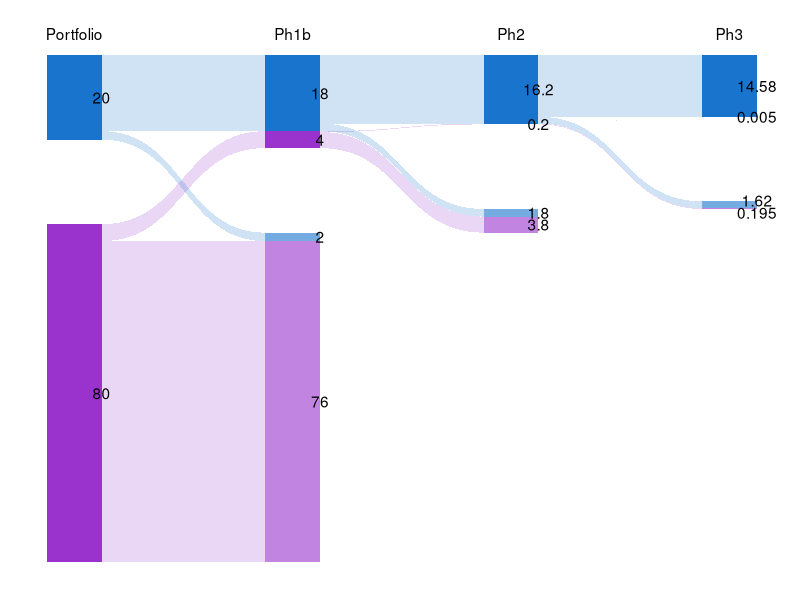

Write the R code that produced this figure.
library(reshape2)
library(ggforce)
library(tidyverse)

sample_data<-data.frame(X=c("TP", "FP", "FN", "TN"),
                        Portforlio=c(200, 800, NA, NA),
                        Phase1b=c(180, 40, 20, 760),
                        Phase2=c(162, 2, 18, 38),
                        Phase3=c(145.8, 0.05, 16.2, 1.95))

# sample_data<-data.frame(X=c("TP", "FP", "FN", "TN"),
#                         Portforlio=c(200, 800, NA, NA),
#                         Phase1b=c(160, 100, 40, 700),
#                         Phase2=c(120, 50, 40, 50),
#                         Phase3=c(100, 35, 20, 15))


sample_data[,2:5]<-sample_data[,2:5]/10

dat<-gather(sample_data, key="phase", value="value", Portforlio, Phase1b, Phase2, Phase3) %>%
     mutate(lab=paste0(rep(LETTERS[1:4], each=4), rep(1:4, 4))) %>%
     filter(!is.na(value))

for(i in seq_along(dat$lab)){
  assign(dat$lab[i], dat$value[i])
}

wave <- data.frame(
  x = c(20, 80, 20, 80, 
        20, 80, 20, 80,
        20, 80, 20, 80, 
        20, 80, 20, 80,
        100, 160, 100, 160,
        100, 160, 100, 160,
        100, 160, 100, 160,
        100, 160, 100, 160,
        180, 240, 180, 240,
        180, 240, 180, 240,
        180, 240, 180, 240,
        180, 240, 180, 240),
  y = c(0, 0, B4, B4, 
        B4, 120-(B1+B2), A2, 120-B1,
        120-A1, B4, 120-B1, B3+B4, 
        120-B1, 120-B1, 120, 120,
        
        120-(B1+B2), 120-(C1+C2)-20-(C3+C4), 120-(B1+B2)+C4, 120-(C1+C2)-20-C3,
        120-(B1+B2)+C4, 120-(C1+C2), 120-B1, 120-C1,
        120-B1, 120-(C1+C2)-20-C3, 120-C1, 120-(C1+C2)-20,
        120-C1, 120-C1, 120, 120,
        
        120-(C1+C2), 120-(D1+D2)-20-(D3+D4), 120-(C1+C2)+D4, 120-(D1+D2)-20-D3,
        120-(C1+C2)+D4, 120-(D1+D2), 120-C1, 120-D1,
        120-C1, 120-(D1+D2)-20-D3, 120-D1, 120-(D1+D2)-20,
        120-D1, 120-D1, 120, 120 
        ),
  group = rep(1:12, each=4),
  col = rep(rep(c("Purple", "Purple", "Blue", "Blue"), 3), each=4),
  alpha = rep("3", length(col))
)

positions <- data.frame(
  group = rep(1:14, each = 4),
  col = rep(rep(c("Purple", "Blue"), each=4), 7),
  alpha = rep(c("1", "1", rep(c("2", "2", "1", "1"), 3)), each=4),
  x = c(0, 20, 20, 0, #portfolio FP
        0, 20, 20, 0, #portfolio TP
        80, 100, 100, 80, #ph1b TN
        80, 100, 100, 80, #ph1b FN
        80, 100, 100, 80, #ph1b FP
        80, 100, 100, 80, #ph1b TP
        160, 180, 180, 160, #ph2 TN
        160, 180, 180, 160, #ph2 FN
        160, 180, 180, 160, #ph2 FP
        160, 180, 180, 160, #ph2 TP
        240, 260, 260, 240, #ph3 TN
        240, 260, 260, 240, #ph3 FN
        240, 260, 260, 240, #ph3 FP
        240, 260, 260, 240), #ph3 TP
  y = c(0, 0, A2, A2, #portfolio FP
        120-A1, 120-A1, 120, 120, #portfolio TP
        
        0, 0, B4, B4, #ph1b TN
        B4, B4, B3+B4, B3+B4, #ph1b FN
        120-(B1+B2), 120-(B1+B2), 120-B1, 120-B1, #ph1b FP 
        120-B1, 120-B1, 120, 120, #ph1b TP
        
        120-(C1+C2)-20-(C3+C4), 120-(C1+C2)-20-(C3+C4), 120-(C1+C2)-20-C3, 120-(C1+C2)-20-C3, #ph2 TN
        120-(C1+C2)-20-C3, 120-(C1+C2)-20-C3, 120-(C1+C2)-20, 120-(C1+C2)-20, #ph2 FN
        120-(C1+C2), 120-(C1+C2), 120-C1, 120-C1, #ph2 FP
        120-C1, 120-C1, 120, 120, #ph2 TP
        
        120-(D1+D2)-20-(D3+D4), 120-(D1+D2)-20-(D3+D4), 120-(D1+D2)-20-D3, 120-(D1+D2)-20-D3, #ph3 TN
        120-(D1+D2)-20-D3, 120-(D1+D2)-20-D3, 120-(D1+D2)-20, 120-(D1+D2)-20, #ph3 FN
        120-(D1+D2), 120-(D1+D2), 120-D1, 120-D1, #ph3 FP
        120-D1, 120-D1, 120, 120) #ph3 TP
)

data<-rbind(wave, positions)


ggplot(data) +
  ggforce::geom_diagonal_wide(data=data[1:48,], aes(x, y, group = group, fill = col, alpha=alpha), radius = 0) +
  ggforce::geom_shape(data=data[49:104,], aes(x, y, group=group, fill=col, alpha=alpha)) +
  scale_alpha_discrete(range = c(1, 0.2, 0.1)) +
  scale_fill_manual(values = c("dodgerblue3", "darkorchid3")) +
  theme_bw() +
  theme(axis.line=element_blank(),
        axis.text.x=element_blank(),
        axis.text.y=element_blank(),
        axis.ticks=element_blank(),
        axis.title.x=element_blank(),
        axis.title.y=element_blank(),
        legend.position="none",
        panel.background=element_blank(),
        panel.border=element_blank(),
        panel.grid.major=element_blank(),
        panel.grid.minor=element_blank(),
        plot.background=element_blank()) +
  annotate("text", x=c(20, 20, 100, 100, 100, 100, 180, 180, 180, 180, 260, 260, 260, 260, 
                       10, 90, 170, 250), 
                   y=c(120-A1/2, A2/2, 120-B1/2, 120-B1-B2/2, B4+B3/2, B4/2, 
                       120-C1/2, 120-C1-C2/2, 120-(C1+C2+20)-C3/2, 120-(C1+C2+20+C3)-C4/2,
                       120-D1/2, 120-D1-D2/2, 120-(D1+D2+20)-D3/2+1, 120-(D1+D2+20+D3)-D4/2-1,
                       rep(125, 4)), 
                   label=c(na.omit(unlist(sample_data[, 2:5])), "Portfolio", "Ph1b", "Ph2", "Ph3"))

